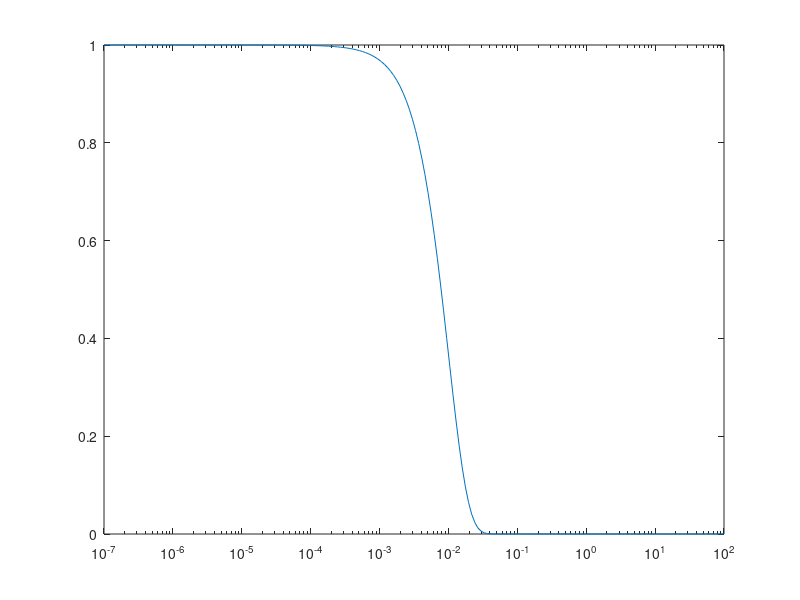

Here is the MATLAB script that generated this plot: (Note: this script raises an error after producing the figure.)
tic
% CREATED: Alessio Caciagli, University of Cambridge, March 2018
clear variables;close all

%Fictitious data
t = logspace(-7,2,200);

% Normal exponential
% y = exp(-t/1e-3);

% Double exponential
% y = 0.5*exp(-t/1e-3) + 0.5*exp(-t/1e-5);

% Noisy double exponential
% y = 0.5*exp(-[0,t]/1e-3) + 0.5*exp(-[0,t]/1e-5) + 0.07*(rand(size([0,t])) - 0.5);
% y = y./y(1);
% y = y(2:end);

% Strechted exponential
y = exp(-t.^1.5 / 1e-3);

semilogx(t,y)

%% Input
Ny = length(y); 
Ng = 161; %Number of grid points
Nl = 0; %Number of optional terms
Nx = Ng + Nl;
if bitget(Ng,1) == 0 %(even)
    Ng = Ng + 1;
end

Iquad = 1; %direct solution
Iquad = 2; %quadrature solution

Igrid = 1; %linear grid
Igrid = 2; %log grid
%Grid points (if no grid is needed, set s_min = 1 and s_max = Ng)
%N.B! Remember to include a fex extra grid points for numerical accuracy!!!
g_min = 1/(3*t(end));
g_max = 3/t(1);

%Kernel can be 1 (ILT) or a Ny*Ng matrix
Kernel = 1; %Inverse Laplace Transform kernel

% Specify inequalities/equalities.
% The matrix Anq/Aeq must be Nnq/Neq*(Ng+Nl+1) in size 
Nnq = 0; %Number of inequalities
Anq = zeros(Nnq,Ng+Nl+1);
Neq = 0; %Number of equalities
Aeq = zeros(Neq,Ng+Nl+1);

% Specify non-negativity of solution
Nneg = 0; %No constains
Nneg = 1; %Constrain to be positive

% Specify first point constraint (y(0) = 1)
Ny0 = 0; %No constains
Ny0 = 1; %Constrains y(0) = 1

%Specify LS weights
iwt = 1; %Unweighted analysis
iwt = 2; %Poisson's stat 
iwt = 3; %Constant relative error
iwt = 4; %User specified (in wt)
wt = ones(Ny,1);

% Specify regularizer settings
Nalpha = 20;
alphaV = logspace(-4,2,Nalpha);
Nord = 2; %Order of regularizor
Nend = [2,2]; %Number of null external grid points

%% Grid generation
if Igrid == 1
    g = linspace(g_min,g_max,Ng);
elseif Igrid == 2
    g_min = log10(g_min);
    g_max = log10(g_max);
    g = linspace(g_min,g_max,Ng);
else
    error('Unknown grid specification. Check the parameter "Igrid".');
end

if Iquad == 1
    c = ones(1,Ng);
elseif Iquad == 2
    c = [4*ones(1,(Ng-3)/2);2*ones(1,(Ng-3)/2)]; %Simpson rule for coeff
    c = c(:);
    h = (g(end) - g(1))/(Ng-1);
    c = (h/3)*[1;c;4;2];
else
    error('Unknown quadrature specification. Check the parameter "Iquad".');
end


%% Input post-process
t = t(:); % must be column
y = y(:); % must be column
g = g(:); % must be column
c = c(:); % must be column
%g0 = g0(:); % must be column

%Kernel generation
[gM,~] = meshgrid(g,t);
[cM,tM] = meshgrid(c,t);
if Kernel == 1
    if Igrid == 2
        A = cM.*(log(10)*10.^(gM)).*exp(-tM.*10.^(gM));
    else
        A = cM.*exp(-tM.*gM);
    end
else
    if all(size(Kernel) == [Ny,Ng]) == 1
        A = Kernel;
    else
        error('Dimension mismatch. Check the dimensions of your Kernel.');
    end
end

%Internal variables & equality/inequality constrains
UserL = 0;
if Nl~=0
    UserL  = 1;
end
UserNQ = 0;
if Nnq~=0
    UserNQ = 1;
    if all(size(Anq) == [Nnq,Nx+1]) ~= 1
        error('Dimension mismatch. Check the dimensions of your Anq.');
    end
end
UserEQ = 0;
if Neq~=0
    UserEQ = 1;
    if all(size(Aeq) == [Neq,Nx+1]) ~= 1
        error('Dimension mismatch. Check the dimensions of your Aeq.');
    end
end
if (Nneg ~= 0 && Nneg ~= 1)
    error('Non-negativity condition is not defined. Check Nneg.');
end
if (Ny0 ~= 0 && Ny0 ~= 1)
    error('First point condition is not defined. Check Ny0.');
end

%Error estimation
%The first run is always unweighted unless the weights are user specified
switch iwt
    case 4
        if length(wt) ~= Ny
            error('Error in user''s specification of the weights. Check wg');
        end
    otherwise
        wt = ones(Ny,1);
end

%Regularizor
Nreg = Ng - 2 + sum(Nend);
if Nord == 0
    R = eye(Ng,Ng);
    R(1,:) = [];
    R(end,:) = [];
    RUp = eye(Nend(1),max(Ng+Nend(1)-1,Ng));
    RUp(:,1:(Nend(1)-1)) = [];
    RDo = rot90(eye(Nend(2),max(Ng+Nend(1)-1,Ng)),2);
    RDo(:,(2 + end - Nend(2)):end) = [];
    R = [RUp;R;RDo];
elseif Nord == 2
    R = diag(-2 * ones(max(Nreg,Ng),1), 0) + diag(ones(max(Nreg,Ng)-1,1), -1) + diag(ones(max(Nreg,Ng)-1,1), 1);
    R(1:1-Nend(1),:) = [];
    R(end:end-Nend(2),:) = [];
    R(:,1:(Nend(1)-1)) = [];
    R(:,(2 + end - Nend(2)):end) = [];
else
    error('Unknown regularizor order specification. Check the parameter "Nord".');
end
%% Computation
Lx_LSQLIN = zeros(size(alphaV));
sol_LSQLIN = zeros(size(alphaV));
lambdaV_LSQLIN = zeros(size(alphaV));

% Array rescaling to interval [0,1]

%QR factorization (if needed)
if Ny > Nx
    [C,eta]=CONTIN_Alessio_qr(diag(1./sqrt(wt))*A,y./sqrt(wt));
else
    C = A;
    eta = y;
end
Nxy = min(Nx,Ny);

% Equality constraints treatment (if needed)
if Ny0 == 1
    Neq = 1;
    if Igrid == 1
        Aeq = [c',1];
    else
        Aeq = [(c.*(log(10)*10.^(g)))',1]; %y(0) = 1 constraint
    end
end
if Neq > 0
    K = CONTIN_Alessio_Q(Aeq(:,1:end-1)');
    K1 = K(:,1:Neq);
    K2 = K(:,Neq+1:end);
    s1 = (Aeq(:,1:end-1)*K1)\Aeq(:,end);
else
    K1 = zeros(Nx,0);
    s1 = zeros(0,1);
    K2 = eye(Nx);
end

Nxe = Nx - Neq;
if size(R,1) < Nxe
    R = [R;zeros(Nxe - size(R,1),size(R,2))];
end

% Inequality constaints treatment (like non-negativity)
if Nneg == 1
    Nnq = Ng;
    Anq = [eye(Nnq,Nx),zeros(Nnq,1)];
end
if Nreg < Nxe
    R = [R;zeros(Nxe-Nreg,Ng)];
end

%SVD decompositions
[U,H1,Z] = svd(R*K2);
H2 = H1(1 + end - (Nreg - Nxe):end,:);
H1 = H1(1:Nxe,:);
H1 = diag(1./diag(H1)); %Inverse
[Q,S,W] = svd(C*K2*Z*H1);

%Problem reduction
r1 = U'*(-R*K1*s1);
r1 = r1(1:Nxe,:);
gamma = Q'*(eta - C*K1*s1 - C*K2*Z*H1*r1);

Nxye = min(Nxy,Nxe);
Sdiag = diag(S);
Sdiag = Sdiag(1:Nxye);
Cls = eye(Nxye);
dls = zeros(Nxye,1);
Gls = Anq(:,1:end-1)*K2*Z*H1*W;
hls = Anq(:,end) - Anq(:,1:end-1)*K1*s1 - Anq(:,1:end-1)*K2*Z*H1*r1;

options = optimoptions(@lsqlin,'Algorithm','active-set','Display','off','MaxIter',1500);
id ='optimlib:lsqlin:WillBeRemoved';
warning('off',id)


for i = 1:length(alphaV)
%for i = 1:1
    alphaP=alphaV(i);
    
    gammatilde = gamma(1:Nxye).*Sdiag./sqrt(Sdiag.^2 + alphaP.^2);
    Stilde = diag(sqrt(Sdiag.^2 + alphaP^2));
    Stilde = diag(1./diag(Stilde)); %Inverse
    
    %Solve the constrained linear LS problem
    GlsA = -Gls*Stilde;
    hlsA = -hls + Anq(:,1:end-1)*K2*Z*H1*W*Stilde*gammatilde;
    [epsilon,~,~,exitflag] = lsqlin(Cls,dls,GlsA,hlsA,[],[],[],[],[],options);        
    s_LSQLIN = K1*s1 + K2*Z*H1*(W*Stilde*(epsilon + gammatilde) + r1);
    
    sol_LSQLIN(i) = norm(A*s_LSQLIN - y);
    Lx_LSQLIN(i) = norm(R*s_LSQLIN);
    lambdaV_LSQLIN(i) = alphaP;
    if exitflag == -2
        sol_LSQLIN(i) = [];
        Lx_LSQLIN(i) = [];
        lambdaV_LSQLIN(i) = [];
    end
end
sol_LSQLIN = nonzeros(sol_LSQLIN);
Lx_LSQLIN = nonzeros(Lx_LSQLIN);
lambdaV_LSQLIN = nonzeros(lambdaV_LSQLIN);
%%
% Corner of L_curve and recalculation with optimal alpha
[k_c,info] =  CONTIN_Alessio_corner(sol_LSQLIN,Lx_LSQLIN);
lambda_LSQLIN = lambdaV_LSQLIN(k_c);

gammatilde = gamma(1:Nxye).*Sdiag./sqrt(Sdiag.^2 + lambda_LSQLIN.^2);
Stilde = diag(sqrt(Sdiag.^2 + lambda_LSQLIN^2));
Stilde = diag(1./diag(Stilde)); %Inverse

%Solve the constrained linear LS problem
GlsA = -Gls*Stilde;
hlsA = -hls + Anq(:,1:end-1)*K2*Z*H1*W*Stilde*gammatilde;
epsilon = lsqlin(Cls,dls,GlsA,hlsA,[],[],[],[],[],options);
s_LSQLIN = K1*s1 + K2*Z*H1*(W*Stilde*(epsilon + gammatilde) + r1);
%%
yfit_LSQLIN = A*s_LSQLIN;
figure(1)
plot(g,s_LSQLIN)
figure(2)
semilogx(t,y,t,yfit_LSQLIN,'*')
figure(3)
scatter(sol_LSQLIN,Lx_LSQLIN)
toc




    
    


    
    

        
        
        




